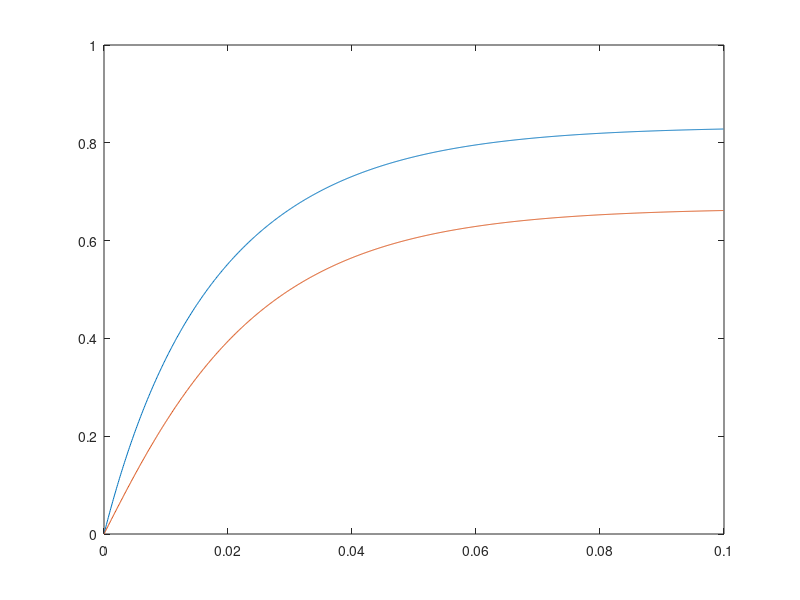

Write the MATLAB code that produced this figure.
% 20151025
% purpose: test back-euler method
% 2D transient spice model
n = 1000;
R1 = 1e4;
R2 = 1e4;
R3 = 1e4;
C1 = 2e-6;
C2 = 2e-6;
dt = 1e-4;
t = zeros(1,n);
v1 = ones(1,n);
v2 = 0.5 * ones(1,n);
% va = zeros(1,n);
% vb = zeros(1,n);
vo = zeros(2,n);
a = zeros(2,2);
a(1,1) = 1/R1 + 1/R2 + C1/dt;
a(1,2) = -1/R2;
a(2,1) = -1/R2;
a(2,2) = 1/R3 + 1/R2 + C2/dt;
for i = 2 : n
  t(i) = t(i-1) + dt;
  temp = vo(:, i-1);
  temp(1) = temp(1)*C1/dt + v1(i)/R1;
  temp(2) = temp(2)*C2/dt + v2(i)/R3;
  vo(:,i) = a \ temp;
end
figure,plot(t,vo(1,:),t,vo(2,:));